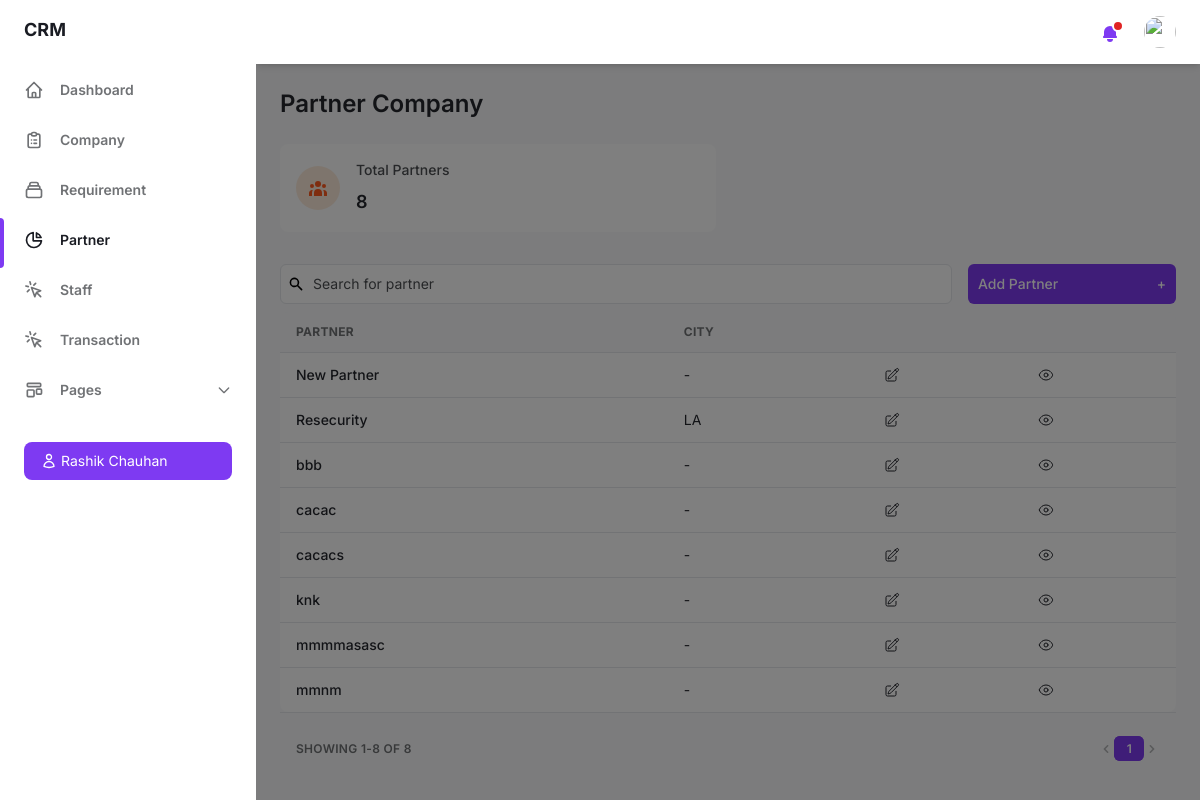
The page /partner/ (signed in) on the database as committed earlier.
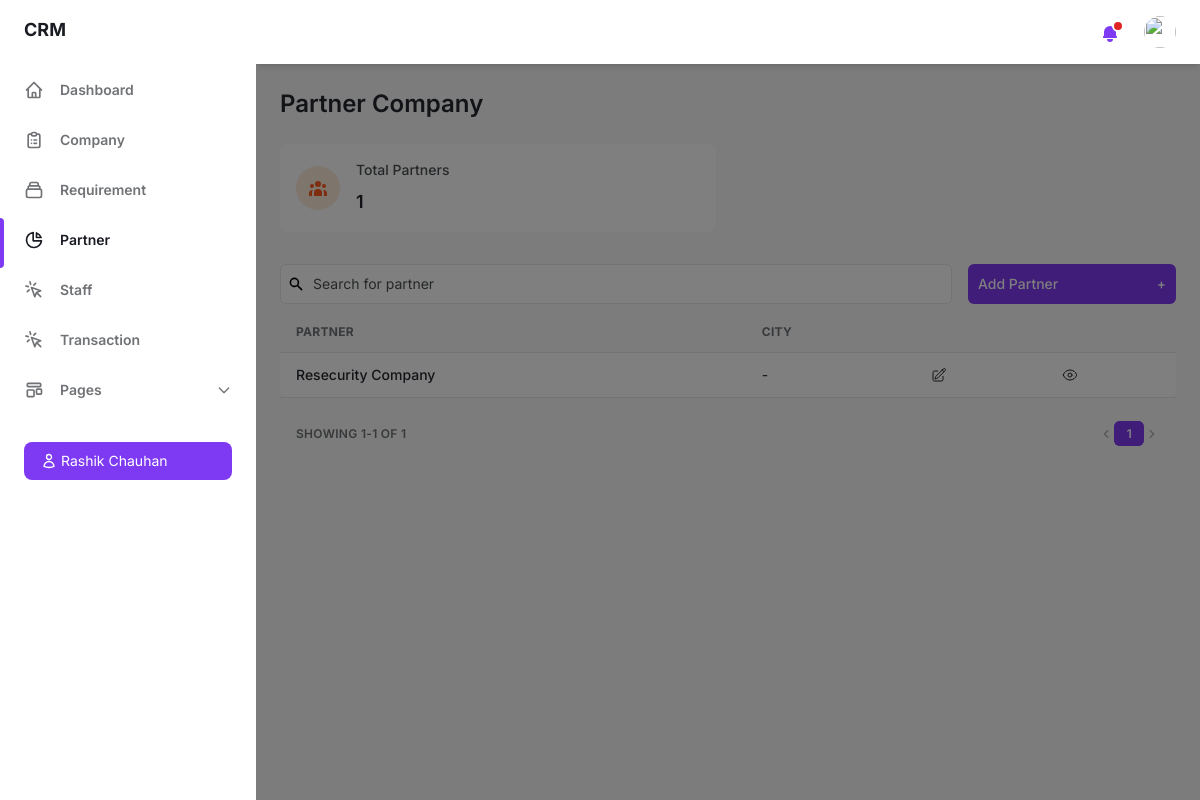
The same page on the database as committed later.
### crm_app/models.py (models this page shows, shortened)
class Partner(models.Model):
    partner_name = models.CharField(max_length=100)
    address = models.CharField(max_length=100, null=True, blank=True)
    city = models.CharField(max_length=100, null=True, blank=True)
    state = models.CharField(max_length=100, null=True, blank=True)
    country = models.CharField(max_length=100, null=True, blank=True)
    contact_person = models.CharField(max_length=100, null=True, blank=True)
    designation = models.CharField(max_length=100, null=True, blank=True)
    email = models.EmailField(null=True, blank=True)
    phone_number = models.CharField(max_length=20, null=True, blank=True)

### crm_app/views.py (the view)
# urls.py: path('partner/', views.partner, name='partner'),
def partner(request):
    if 'staff_id' not in request.session:
        return redirect('login')
    staff_id = request.session.get('staff_id')
    user = Staff.objects.get(id=staff_id)
    partners = Partner.objects.order_by('partner_name')
    partner_count = Partner.objects.count()
    paginator = Paginator(partners, 10)
    page = request.GET.get('page')
    try:
        partners_page = paginator.page(page)
    except PageNotAnInteger:
        partners_page = paginator.page(1)
    except EmptyPage:
        partners_page = paginator.page(paginator.num_pages)
    context = {'partners': partners, 'partner_count': partner_count, 'partners': partners_page, 'paginator': paginator, 'page_obj': partners_page, 'user': user}
    return render(request, 'partner.html', context)

### templates/partner.html (shortened to what the changed rows need)
{% load static %}
<!DOCTYPE html>
<html :class="{ 'theme-dark': dark }" x-data="data()" lang="en">
<head>
    <link rel="stylesheet" href="{% static 'css/tailwind.output.css' %}" />
</head>
<body>
    <div class="flex h-screen bg-gray-50 dark:bg-gray-900" :class="{ 'overflow-hidden': isSideMenuOpen }">
        <div class="flex flex-col flex-1 w-full">
            <main class="h-full overflow-y-auto" id="main-partner-content">
                <div class="container px-6 mx-auto grid">
                    <h2 class="my-6 text-2xl font-semibold text-gray-700 dark:text-gray-200">Partner Company</h2>
                    <div class="grid gap-6 mb-8 md:grid-cols-2 xl:grid-cols-4">
                        <div class="flex items-center p-4 bg-white rounded-lg shadow-xs dark:bg-gray-800">
                            <div>
                                <p class="mb-2 text-sm font-medium text-gray-600 dark:text-gray-400">Total Partners</p>
                                <p class="text-lg font-semibold text-gray-700 dark:text-gray-200">{{ partner_count }}</p>
                            </div>
                        </div>
                    </div>
                    <div class="w-full overflow-hidden rounded-lg shadow-xs" id="partner-name-table">
                        <div class="w-full overflow-x-auto">
                            <table class="w-full whitespace-no-wrap">
                                <thead>
                                    <tr class="text-xs font-semibold tracking-wide text-left text-gray-500 uppercase border-b dark:border-gray-700 bg-gray-50 dark:text-gray-400 dark:bg-gray-800">
                                        <th class="px-4 py-3">Partner</th>
                                        <th class="px-4 py-3">City</th>
                                        <th class="px-4 py-3"></th>
                                        <th class="px-4 py-3"></th>
                                    </tr>
                                </thead>
                                <tbody class="bg-white divide-y dark:divide-gray-700 dark:bg-gray-800">
                                    {% for partner in partners %}
                                    <tr class="text-gray-700 dark:text-gray-400">
                                        <td class="px-4 py-3">
                                            <p class="font-medium text-sm">{{ partner.partner_name }}</p>
                                        </td>
                                        <td class="px-4 py-3 text-sm">{{ partner.city|default:"-" }}</td>
                                        <td class="px-4 py-3 text-sm">
                                            <a href="{% url 'partnerdetails' partner.id %}">
                                            </a>
                                        </td>
                                        <td class="px-4 py-3 text-sm">
                                            <a href="{% url 'partnerdetails' partner.id %}">
                                            </a>
                                        </td>
                                    </tr>
                                    {% empty %}
                                    <tr>
                                        <td colspan="5" class="font-medium text-sm text-center">No partners found.</td>
                                    </tr>
                                    {% endfor %}
                                </tbody>
                            </table>
                        </div>
                    </div>
                    <div class="grid px-4 py-3 text-xs font-semibold tracking-wide text-gray-500 uppercase border-t dark:border-gray-700 bg-gray-50 sm:grid-cols-9 dark:text-gray-400 dark:bg-gray-800">
                        <span class="flex items-center col-span-3">Showing {{ page_obj.start_index }}-{{ page_obj.end_index }} of {{ paginator.count }}</span>
                        <span class="col-span-2"></span>
                        <span class="flex col-span-4 mt-2 sm:mt-auto sm:justify-end">
                            <nav aria-label="Table navigation">
                                <ul class="inline-flex items-center">
                                    {% for num in paginator.page_range %}
                                        {% if num == page_obj.number %}
                                        <li>
                                            <span class="px-3 py-1 text-white transition-colors duration-150 bg-purple-600 border border-r-0 border-purple-600 rounded-md focus:outline-none">{{ num }}</span>
                                        </li>
                                        {% else %}
                                        <li>
                                            <a href="?page={{ num }}" class="px-3 py-1 rounded-md focus:outline-none">{{ num }}</a>
                                        </li>
                                        {% endif %}
                                    {% endfor %}
                                </ul>
                            </nav>
                        </span>
                    </div>
                </div>
            </main>
        </div>
    </div>
</body>
</html>

Rows that differ between the two databases and show on the page:
removed Partner: partner_name "New Partner", city "-"
removed Partner: partner_name "Resecurity", city "LA"
removed Partner: partner_name "bbb", city "-"
removed Partner: partner_name "cacac", city "-"
removed Partner: partner_name "cacacs", city "-"
removed Partner: partner_name "knk", city "-"
removed Partner: partner_name "mmmmasasc", city "-"
removed Partner: partner_name "mmnm", city "-"
added Partner: partner_name "Resecurity Company", city "-"
Other text that changed with them:
{{ partner_count }}: "8" → "1"
{{ page_obj.end_index }}: "8" → "1"
{{ paginator.count }}: "8" → "1"
